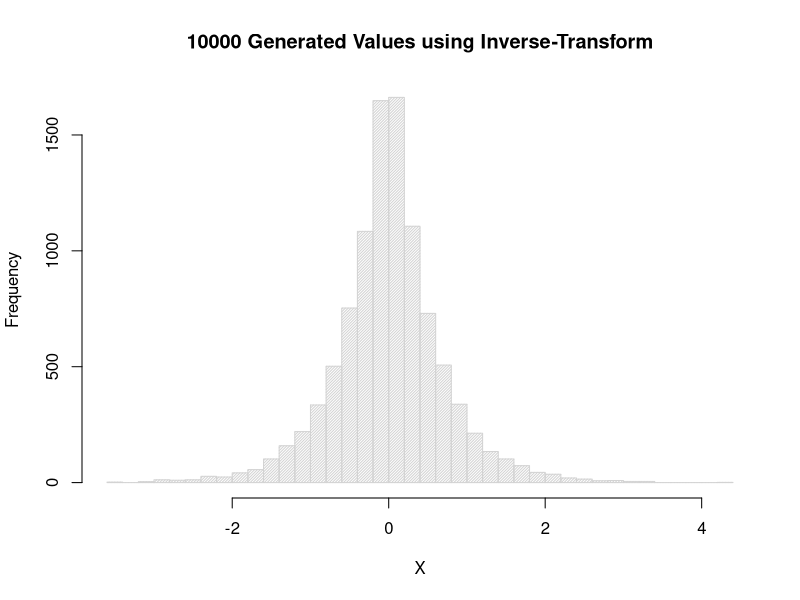

This figure's R source:
problem_7_inverse_transform = function(n) {
  
  X = rep(0, n)
  i = 0

  while (i < n) {
    
    # Generate uniform
    U = runif(1)
    
    # Generate X-values based on U, using inverted CDF
    if (U < 0.5) {
      X[i] = log(2 * U) / 2
    } else {
      X[i] = -log(2 * (1 - U)) / 2
    }
    
    i = i + 1
  }

  hist(X, breaks = 50, density = 50, 
       main=paste(n, "Generated Values using Inverse-Transform"));
}

problem_7_inverse_transform(10000)
